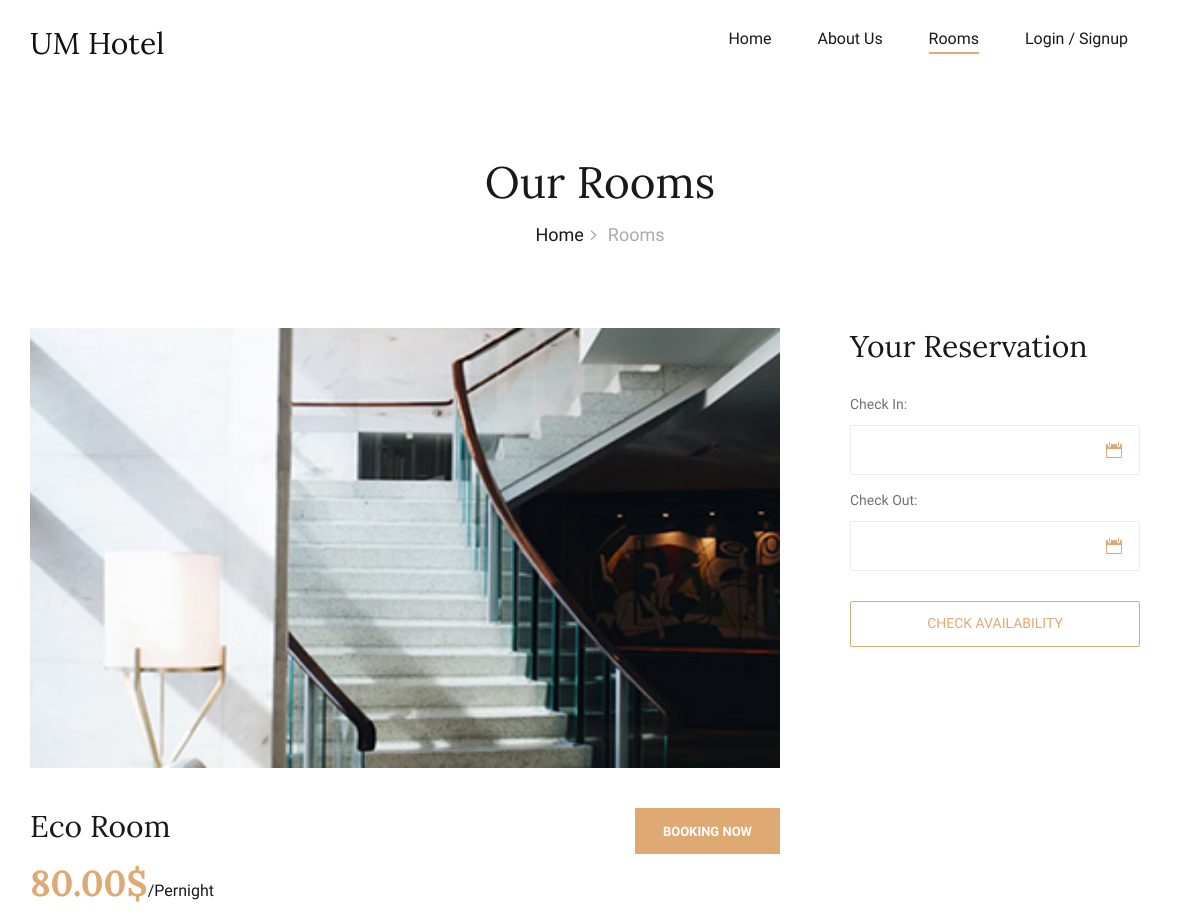
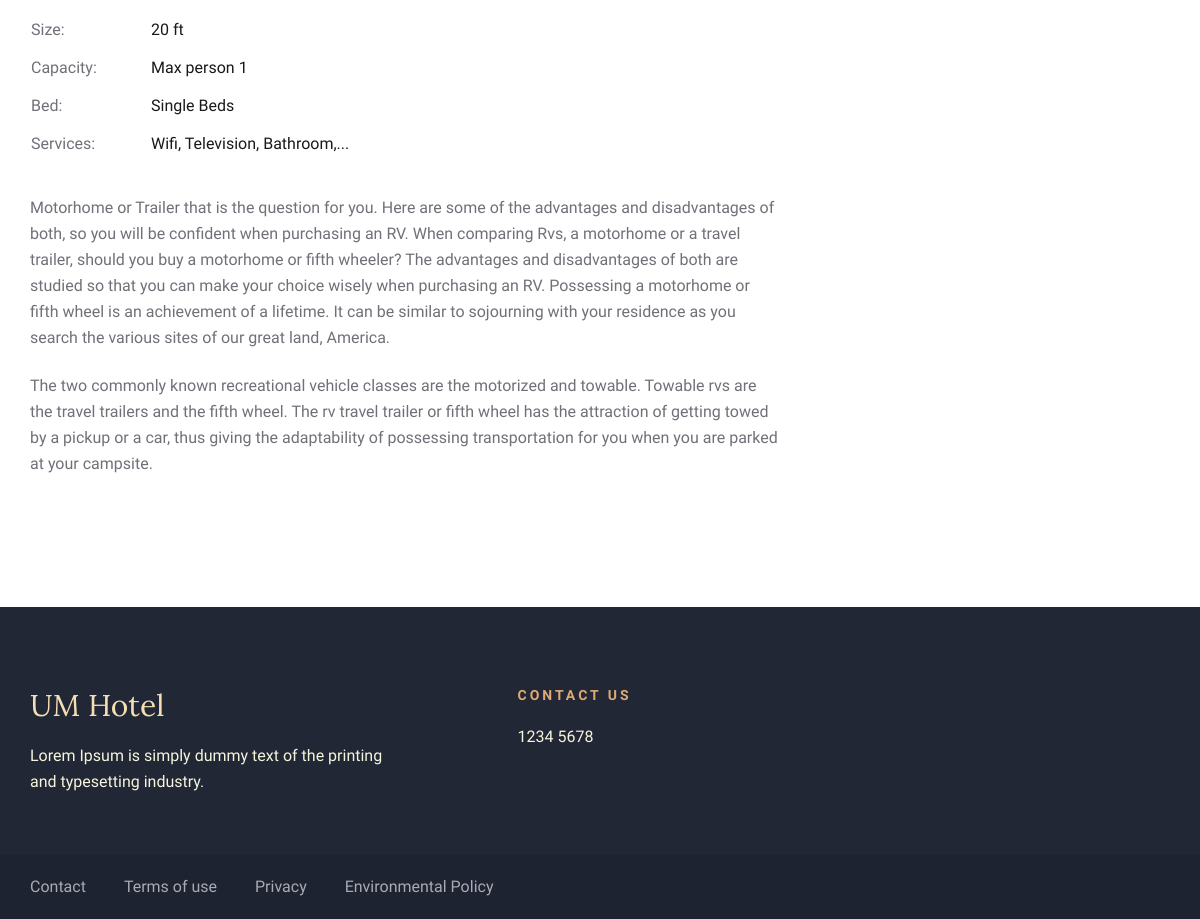
The app's page /room_details.php?room_type=0 with its own data (2 pictures, top to bottom).
### tables this page shows
CREATE TABLE IF NOT EXISTS `RoomType` (
    `type` TINYINT UNSIGNED NOT NULL,
    `format` VARCHAR(255) NOT NULL,
    `price` DOUBLE UNSIGNED NOT NULL,
    `size` INT UNSIGNED NOT NULL,
    `capacity` INT UNSIGNED NOT NULL,
    `bed` VARCHAR(255) NOT NULL,
    `services` VARCHAR(255) NOT NULL,
    PRIMARY KEY (`type`)
);

### include/interface/operation.php (called while the page is built, shortened)
<?php
    $connect = new PDO($_ENV["DB_NAME"],
        $_ENV["DB_USER_NAME"], $_ENV["DB_USER_PASS"]);
    function query_Class($ClassType, $ClassName, $validArgs, $args, &$EXIT_STATE) {
        if($args) {
            $queryCondition = "";
            $queryArgs = [];
            foreach($validArgs as $validArg) {
                if(isset($args[$validArg[0]])) {
                    $queryCondition .= $validArg[0]. " = ?";
                    array_push($queryArgs, [$args[$validArg[0]], $validArg[1]]);
                }
            }
            global $connect;
            $query_Class = $connect -> prepare(
                "SELECT * FROM `". $ClassName. "` WHERE ". $queryCondition);
            foreach($queryArgs as $index => $queryArg) {
                if($queryArg[1] != NULL) {
                    if(is_array($queryArg[1])) $query_Class -> bindParam(
                        $index + 1, $queryArg[0], $queryArg[1][0], $queryArg[1][1]);
                    else $query_Class -> bindParam(
                        $index + 1, $queryArg[0], $queryArg[1]);
                }
                else $query_Class -> bindParam($index + 1, $queryArg[0]);
            }
        }
        else {
            global $connect;
            $query_Class = $connect -> prepare(
                "SELECT * FROM `". $ClassName. "`");
        }
        if(!$query_Class -> execute()) {
            $EXIT_STATE = $ClassName. " query is failed!";
            return NULL;
        }
        if($query_Class -> rowCount() > 0){
            $ClassList = [];
            while($aClass = $query_Class -> fetch(PDO::FETCH_ASSOC)) {
                $aClassAttr = [];
                foreach($validArgs as $validArg)
                    array_push($aClassAttr, $aClass[$validArg[0]]);
                array_push($ClassList, new $ClassType($aClassAttr));
            }
            return $ClassList;
        }
        else {
            $EXIT_STATE = "No match ". $ClassName. " found!";
            return [];
        }
    }
?>

### include/objects/RoomType.php (called while the page is built, shortened)
<?php
    include realpath("./include/interface/operation.php");
    class RoomType{
        public function __construct($attributes) {
            $this -> type = $attributes[0];
            $this -> format = $attributes[1];
            $this -> price = $attributes[2];
            $this -> size = $attributes[3];
            $this -> capacity = $attributes[4];
            $this -> bed = $attributes[5];
            $this -> services = $attributes[6];
        }
    }
    function query_RoomType($args, &$EXIT_STATE) {
        return query_Class(RoomType::class, "RoomType", [
            ["type", PDO::PARAM_INT],
            ["format", [PDO::PARAM_STR, 255]],
            ["price", PDO::PARAM_STR, 255],
            ["size", PDO::PARAM_INT],
            ["capacity", PDO::PARAM_INT],
            ["bed", [PDO::PARAM_STR, 255]],
            ["services", [PDO::PARAM_STR, 255]]], $args, $EXIT_STATE);
    }
?>

### room_details.php (the view, shortened to what this page needs)
<?php
    include realpath("./include/objects/RoomType.php");
    if(!isset($_GET["room_type"])) header("location: ./rooms.php");
    else {
        $RoomType = query_RoomType(["type" => $_GET["room_type"]], $EXIT_STATE)[0];
    }
?>
<!DOCTYPE html>
<html lang="en">
    <head>
        <link rel="stylesheet" href="./css/bootstrap.min.css" type="text/css">
        <link rel="stylesheet" href="./css/font-awesome.min.css" type="text/css">
        <link rel="stylesheet" href="./css/elegant-icons.css" type="text/css">
        <link rel="stylesheet" href="./css/flaticon.css" type="text/css">
        <link rel="stylesheet" href="./css/owl.carousel.min.css" type="text/css">
        <link rel="stylesheet" href="./css/nice-select.css" type="text/css">
        <link rel="stylesheet" href="./css/jquery-ui.min.css" type="text/css">
        <link rel="stylesheet" href="./css/magnific-popup.css" type="text/css">
        <link rel="stylesheet" href="./css/slicknav.min.css" type="text/css">
        <link rel="stylesheet" href="./css/style.css" type="text/css">
    </head>
    <body>
        <?php include "./pages/components/header.php"; ?>
        <div class="breadcrumb-section">
            <div class="container">
                <div class="row">
                    <div class="col-lg-12">
                        <div class="breadcrumb-text">
                            <h2>Our Rooms</h2>
                            <div class="bt-option">
                                <a href="./index.html">Home</a>
                                <span>Rooms</span>
                            </div>
                        </div>
                    </div>
                </div>
            </div>
        </div>
        <section class="room-details-section spad">
            <div class="container">
                <div class="row">
                    <div class="col-lg-8">
                        <div class="room-details-item">
                            <img src="./images/room/room-<?= $RoomType -> type; ?>.jpg"
                                alt="<?= ucfirst($RoomType -> format); ?> Room" />
                            <div class="rd-text">
                                <div class="rd-title">
                                    <h3><?= ucfirst($RoomType -> format); ?> Room</h3>
                                    <div class="rdt-right">
                                        <a href="#">Booking Now</a>
                                    </div>
                                </div>
                                <h2><?= number_format($RoomType -> price, 2); ?>$<span>/Pernight</span></h2>
                                <table>
                                    <tbody>
                                        <tr>
                                            <td class="r-o">Size:</td>
                                            <td><?= $RoomType -> size; ?> ft</td>
                                        </tr>
                                        <tr>
                                            <td class="r-o">Capacity:</td>
                                            <td>Max person <?= $RoomType -> capacity; ?></td>
                                        </tr>
                                        <tr>
                                            <td class="r-o">Bed:</td>
                                            <td><?= $RoomType -> bed; ?></td>
                                        </tr>
                                        <tr>
                                            <td class="r-o">Services:</td>
                                            <td><?= $RoomType -> services; ?></td>
                                        </tr>
                                    </tbody>
                                </table>
                                <p class="f-para">Motorhome or Trailer that is the question for you. Here are some of the
                                    advantages and disadvantages of both, so you will be confident when purchasing an RV.
                                    When comparing Rvs, a motorhome or a travel trailer, should you buy a motorhome or fifth
                                    wheeler? The advantages and disadvantages of both are studied so that you can make your
                                    choice wisely when purchasing an RV. Possessing a motorhome or fifth wheel is an
                                    achievement of a lifetime. It can be similar to sojourning with your residence as you
                                    search the various sites of our great land, America.</p>
                                <p>The two commonly known recreational vehicle classes are the motorized and towable.
                                    Towable rvs are the travel trailers and the fifth wheel. The rv travel trailer or fifth
                                    wheel has the attraction of getting towed by a pickup or a car, thus giving the
                                    adaptability of possessing transportation for you when you are parked at your campsite.
                                </p>
                            </div>
                        </div>
                    </div>
                    <div class="col-lg-4">
                        <div class="room-booking">
                            <h3>Your Reservation</h3>
                            <form action="#" id="eco_order">
                                <div class="check-date">
                                    <label for="date-in">Check In:</label>
                                    <input type="text" class="date-input" id="date-in" readonly>
                                    <i class="icon_calendar"></i>
                                </div>
                                <div class="check-date">
                                    <label for="date-out">Check Out:</label>
                                    <input type="text" class="date-input" id="date-out" readonly>
                                    <i class="icon_calendar"></i>
                                </div>
                                <button type="submit">Check Availability</button>
                            </form>
                        </div>
                    </div>
                </div>
            </div>
        </section>
        <?php include "./pages/components/footer.php"; ?>
    </body>
</html>

### css/style.css (style rules this page uses)
html, body { height: 100%; font-family: "Cabin", sans-serif; -webkit-font-smoothing: antialiased; font-smoothing: antialiased; }
h1, h2, h3, h4, h5, h6 { margin: 0; color: #111111; font-weight: 400; font-family: "Lora", serif; }
h2 { font-size: 36px; }
h3 { font-size: 30px; }
p { font-size: 16px; font-family: "Cabin", sans-serif; color: #6b6b6b; font-weight: 400; line-height: 26px; margin: 0 0 15px 0; }
img { max-width: 100%; }
.spad { padding-top: 100px; padding-bottom: 100px; }
.breadcrumb-section { padding-top: 70px; padding-bottom: 80px; }
.breadcrumb-text { text-align: center; }
.breadcrumb-text h2 { font-size: 44px; color: #19191a; margin-bottom: 12px; }
.breadcrumb-text .bt-option a { display: inline-block; font-size: 18px; color: #19191a; margin-right: 20px; position: relative; font-weight: 500; }
.breadcrumb-text .bt-option a:after { position: absolute; right: -13px; top: 1px; content: ""; font-size: 18px; font-family: "FontAwesome"; color: #aaaab3; }
.breadcrumb-text .bt-option span { display: inline-block; font-size: 18px; color: #aaaab3; }
.room-details-section { padding-top: 0; padding-bottom: 80px; }
.room-details-item { margin-bottom: 50px; }
.room-details-item img { width: 770px; height: 440px; margin-bottom: 40px; }
.room-details-item .rd-text .rd-title { overflow: hidden; margin-bottom: 8px; }
.room-details-item .rd-text .rd-title h3 { color: #19191a; float: left; }
.room-details-item .rd-text .rd-title .rdt-right { float: right; text-align: right; }
.room-details-item .rd-text .rd-title .rdt-right a { display: inline-block; color: #ffffff; font-size: 13px; text-transform: uppercase; font-weight: 700; background: #dfa974; padding: 14px 28px 13px; }
.room-details-item .rd-text h2 { color: #dfa974; font-weight: 700; margin-bottom: 25px; }
.room-details-item .rd-text h2 span { font-family: "Cabin", sans-serif; font-size: 16px; font-weight: 400; color: #19191a; }
.room-details-item .rd-text table { margin-bottom: 32px; }
.room-details-item .rd-text table tbody tr td { font-size: 16px; color: #19191a; line-height: 36px; }
.room-details-item .rd-text table tbody tr td.r-o { width: 120px; color: #707079; }
.room-details-item .rd-text p { color: #707079; }
.room-details-item .rd-text p.f-para { margin-bottom: 22px; }
.room-booking { padding: 0 30px 0 40px; }
.room-booking h3 { color: #19191a; margin-bottom: 30px; }
.room-booking form .check-date { position: relative; margin-bottom: 15px; }
.room-booking form .check-date label { font-size: 14px; color: #707079; display: block; margin-bottom: 10px; }
.room-booking form .check-date input { width: 100%; height: 50px; border: 1px solid #ebebeb; border-radius: 2px; font-size: 16px; color: #19191a; text-transform: uppercase; font-weight: 500; padding-left: 20px; }
.room-booking form .check-date i { color: #dfa974; position: absolute; right: 18px; bottom: 17px; }
.room-booking form button { display: block; font-size: 14px; text-transform: uppercase; border: 1px solid #dfa974; border-radius: 2px; color: #dfa974; font-weight: 500; background: transparent; width: 100%; height: 46px; margin-top: 30px; }
@media only screen and (min-width: 1200px) { .container { max-width: 1170px; } }
.row table { margin-top: 20px; width: 100%; }

### records on screen
roomtype: format "Eco", price "80.00", size "20", capacity "1", bed "Single Beds", services "Wifi, Television, Bathroom,..."

### other values on screen
$page[1] "Home"
$page[1] "About Us"
$page[1] "Rooms"
$page[1] "Login / Signup"
